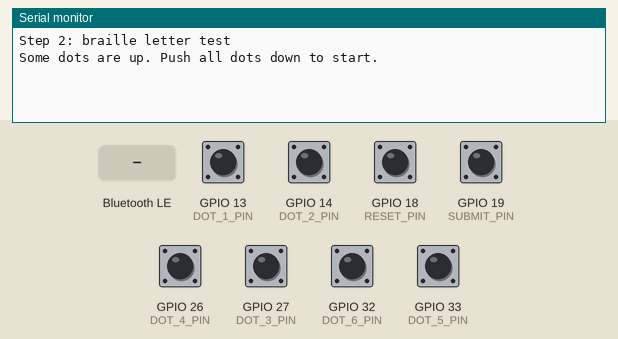
A sketch run on a simulated ESP32. On the bench: the last lines printed to the serial monitor. Inputs (shaded band) come from the test bench; at power-on: GPIO 13 (DOT_1_PIN), GPIO 14 (DOT_2_PIN), GPIO 18 (RESET_PIN), GPIO 19 (SUBMIT_PIN), GPIO 26 (DOT_4_PIN), GPIO 27 (DOT_3_PIN), GPIO 32 (DOT_6_PIN), GPIO 33 (DOT_5_PIN) HIGH. Nothing arrives over Bluetooth unless stated; a phone connects over Bluetooth LE 3 s after start.

Above: at 1.2 s.
1.3 s: GPIO 13 (DOT_1_PIN) pulled LOW for 0.15 s
At 2.1 s:
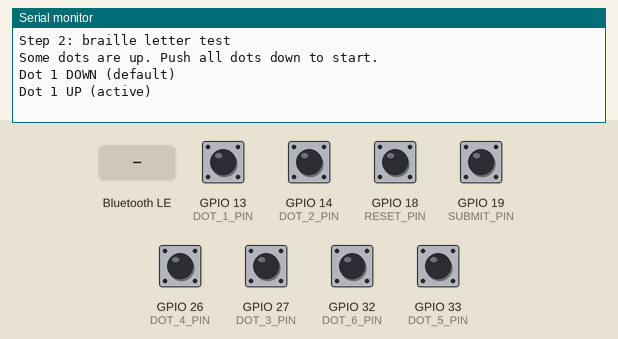
2.9 s: GPIO 18 (RESET_PIN) pulled LOW for 0.15 s
4.5 s: Bluetooth LE write "1" received
At 5.7 s:
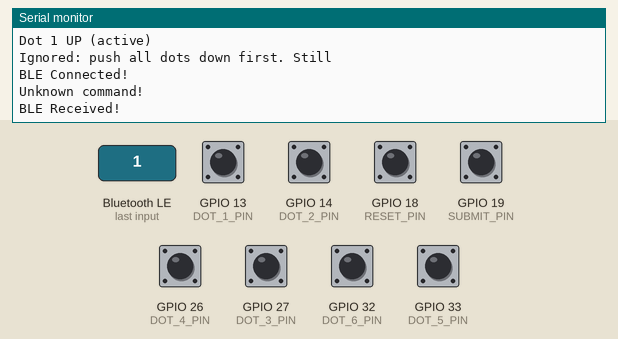
6.0 s: GPIO 14 (DOT_2_PIN) pulled LOW for 0.15 s
At 6.16 s:
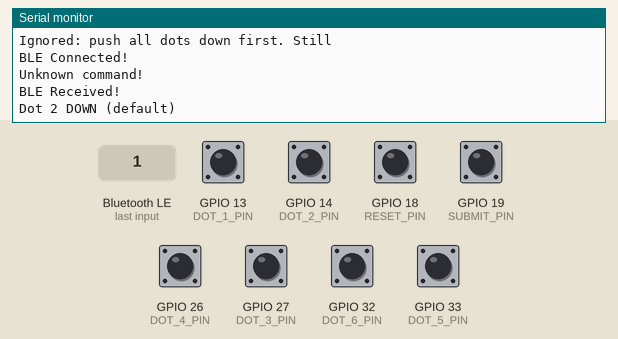
7.6 s: GPIO 26 (DOT_4_PIN) pulled LOW for 0.15 s
At 8.9 s:
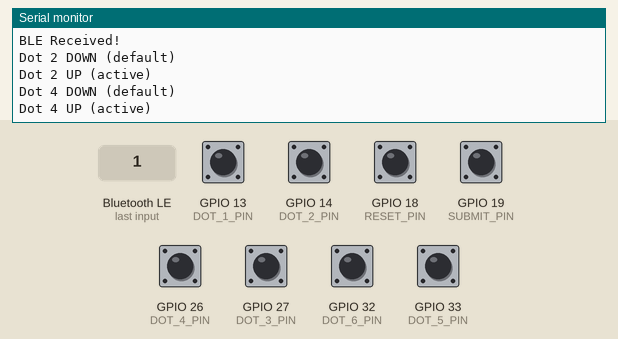
9.2 s: GPIO 27 (DOT_3_PIN) pulled LOW for 0.15 s
At 10.5 s:
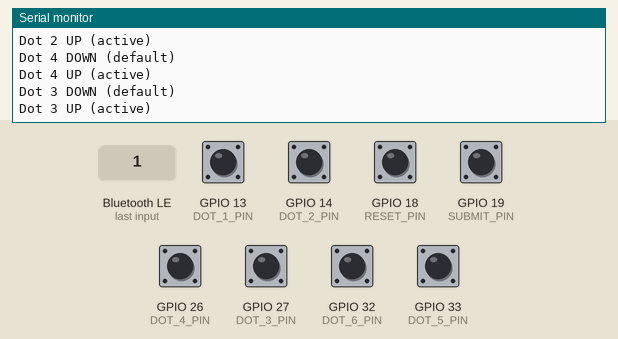
Timing chart, 0 to 11.8 s (numbered marks = the images above; inputs shaded):
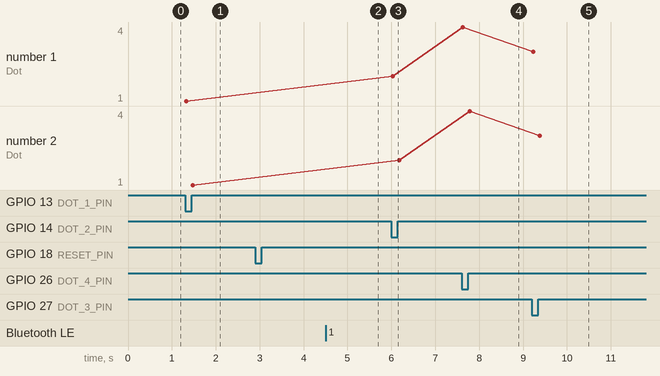

The sketch:

Braille.ino
```cpp
#include <Arduino.h>
#include <BLEDevice.h>
#include <BLEServer.h>
#include <BLEUtils.h>
#include <BLE2902.h>
#include <atomic>

const int DOT_1_PIN = 13;
const int DOT_2_PIN = 14;
const int DOT_3_PIN = 27;
const int DOT_4_PIN = 26;
const int DOT_5_PIN = 33;
const int DOT_6_PIN = 32;
const int RESET_PIN = 18;    // X
const int SUBMIT_PIN = 19;   // Y

//BLE
#define SERVICE_UUID "4fafc201-1fb5-459e-8fcc-c5c9c331914b"
#define MASK_CHARACTERISTIC_UUID "beb5483e-36e1-4688-b7f5-ea07361b26a8"
#define CONTROL_CHARACTERISTIC_UUID "a0c14c2b-ce60-4e5e-9a25-946aa608cb37"
BLECharacteristic *maskCharacteristic = nullptr;
BLECharacteristic *controlCharacteristic = nullptr;

std::atomic<bool> deviceConnected{false};
std::atomic<uint8_t> receivedCommand{0x00};
std::atomic<bool> disconnectRequested{false};

const int NUM_DOTS = 6;
const int dotPins[NUM_DOTS] = {DOT_1_PIN, DOT_2_PIN, DOT_3_PIN, DOT_4_PIN, DOT_5_PIN, DOT_6_PIN};

const int DOT_ACTIVE = HIGH;
const int BUTTON_PRESSED = LOW;
const unsigned long DEBOUNCE_MS = 30;
const uint8_t ANSWER_CORRECT = 0x01;
const uint8_t ANSWER_INCORRECT = 0x02;

struct DebouncedPin {
  int pin;
  int stableState;
  int lastRaw;
  unsigned long lastChangeMs;
};

DebouncedPin dots[NUM_DOTS];
DebouncedPin submitButton;
DebouncedPin resetButton;

void initPin(DebouncedPin &p, int pin) {
  pinMode(pin, INPUT_PULLUP);
  p.pin = pin;
  p.stableState = digitalRead(pin);
  p.lastRaw = p.stableState;
  p.lastChangeMs = 0;
}

bool updatePin(DebouncedPin &p, unsigned long now) {
  int raw = digitalRead(p.pin);
  if (raw != p.lastRaw) {
    p.lastRaw = raw;
    p.lastChangeMs = now;
  }
  if (raw != p.stableState && (now - p.lastChangeMs) >= DEBOUNCE_MS) {
    p.stableState = raw;
    return true;
  }
  return false;
}

enum DeviceState { READY, WAITING_ANSWER, WAITING_DOTS_DOWN };
DeviceState state = READY;

uint8_t readMask() {
  uint8_t mask = 0;
  for (int i = 0; i < NUM_DOTS; i++) {
    if (dots[i].stableState == DOT_ACTIVE) {
      mask |= (1 << i);   // dot 1 -> bit 0 ... dot 6 -> bit 5
    }
  }
  return mask;
}

void printDots(uint8_t mask) {
  Serial.print("dots up: ");
  bool any = false;
  for (int i = 0; i < NUM_DOTS; i++) {
    if (mask & (1 << i)) {
      Serial.print(i + 1);
      Serial.print(' ');
      any = true;
    }
  }
  if (!any) {
    Serial.print("none ");
  }
}

class BrailleServiceCallbacks : public BLEServerCallbacks
{
  public:
  void onConnect(BLEServer *pServer) override
  {
    deviceConnected.store(true);
    Serial.println("BLE Connected!");
  }
  void onDisconnect(BLEServer *pServer) override
  {
    deviceConnected.store(false);
    disconnectRequested.store(true);
    BLEDevice::startAdvertising();
    Serial.println("BLE disconnected!");
  }
};

class BrailleCharacteristicCallbacks : public BLECharacteristicCallbacks
{
  public:
  void onWrite(BLECharacteristic *pCharacteristic) override
  {
     String value = pCharacteristic->getValue();

     if (value.length() == 1)
     {
      uint8_t command = static_cast<uint8_t>(value[0]);
      if(command == 0x01)
      {
        receivedCommand.store(0x01);
        Serial.println("Correct!");
      }
      else if(command == 0x02)
      {
        receivedCommand.store(0x02);
        Serial.println("Incorrect!");
      }
      else
      {
        Serial.println("Unknown command!");
      }
     }
     Serial.println("BLE Received!");
  }
};

void setup() {
  Serial.begin(115200);
  BLEDevice::init("BrailleLearner");

  BLEServer *pServer = BLEDevice::createServer();
  BLEService *pService = pServer->createService(SERVICE_UUID);
  maskCharacteristic = pService->createCharacteristic(MASK_CHARACTERISTIC_UUID, BLECharacteristic::PROPERTY_NOTIFY);
  maskCharacteristic->addDescriptor(new BLE2902());
  controlCharacteristic = pService->createCharacteristic(CONTROL_CHARACTERISTIC_UUID, BLECharacteristic::PROPERTY_WRITE);
  pServer->setCallbacks(new BrailleServiceCallbacks());
  controlCharacteristic->setCallbacks(new BrailleCharacteristicCallbacks());
  pService->start();

  BLEAdvertising *pAdvertising = BLEDevice::getAdvertising();
  pAdvertising->addServiceUUID(SERVICE_UUID);
  pAdvertising->setScanResponse(true);
  pAdvertising->setMinPreferred(0x06);
  pAdvertising->setMaxPreferred(0x12);
  BLEDevice::startAdvertising();

  for (int i = 0; i < NUM_DOTS; i++)
  {
    initPin(dots[i], dotPins[i]);
  }
  initPin(submitButton, SUBMIT_PIN);
  initPin(resetButton, RESET_PIN);

  Serial.println("Step 2: braille letter test");
  if (readMask() != 0)
  {
    state = WAITING_DOTS_DOWN;
    Serial.println("Some dots are up. Push all dots down to start.");
  }
  else
  {
    Serial.println("READY: raise dots for a letter, then press V.");
  }
}

void loop()
{
  unsigned long now = millis();
  for (int i = 0; i < NUM_DOTS; i++)
  {
    if (updatePin(dots[i], now))
    {
      Serial.print("Dot ");
      Serial.print(i + 1);
      Serial.println(dots[i].stableState == DOT_ACTIVE ? " UP (active)" : " DOWN (default)");
    }
  }

  bool submitPressed = updatePin(submitButton, now) && submitButton.stableState == BUTTON_PRESSED;
  bool resetPressed  = updatePin(resetButton, now)  && resetButton.stableState == BUTTON_PRESSED;

  if(disconnectRequested.exchange(false))
  {
    receivedCommand.store(0x00);
    if(state == WAITING_ANSWER)
    {
      state = WAITING_DOTS_DOWN;
    }
  }

  switch (state)
  {
    case READY:
    {
      if (resetPressed)
      {
        Serial.println("RESET: letter cancelled (nothing sent). Push all dots down to continue.");
        state = WAITING_DOTS_DOWN;
        break;
      }
      if (submitPressed)
      {
        uint8_t mask = readMask();
        if (deviceConnected.load() == true)
        {
          receivedCommand.store(0x00);
          maskCharacteristic->setValue(&mask, 1);
          maskCharacteristic->notify();
          state = WAITING_ANSWER;
        }
        else
        {
          Serial.println("BLE not connected!");
        }
      }
      break;
    }

    case WAITING_ANSWER:
    {
      uint8_t command = receivedCommand.exchange(0x00);
      if(command == 0x01)
      {
        Serial.println("Correct!");
      }
      else if (command == 0x02)
      {
        Serial.println("Incorrect!");
      }
      if (command == 0x01 || command == 0x02)
      {
        state = WAITING_DOTS_DOWN;
      }
      break;
    }

    case WAITING_DOTS_DOWN:
      if (submitPressed || resetPressed)
      {
        Serial.println("Ignored: push all dots down first. Still ");
      }
      if (readMask() == 0)
      {
        Serial.println("All dots down. READY for the next letter.");
        state = READY;
      }
      break;
  }
}
```

Measured:
- after the input at 1.3 s, the serial monitor: prints a new line at once (image 1)
- after the input at 4.5 s, the serial monitor: prints a new line after 0.05 s (image 2)
- after the input at 6.0 s, the serial monitor: prints a new line at once (image 3)
- after the input at 7.6 s, the serial monitor: prints a new line at once (image 4)
- after the input at 9.2 s, the serial monitor: prints a new line at once (image 5)
- plotted number 1: 1 → 2 after the input at 6.0 s, 2 → 4 after the input at 7.6 s, 4 → 3 after the input at 9.2 s
- plotted number 2: 1 → 2 after the input at 6.0 s, 2 → 4 after the input at 7.6 s, 4 → 3 after the input at 9.2 s
